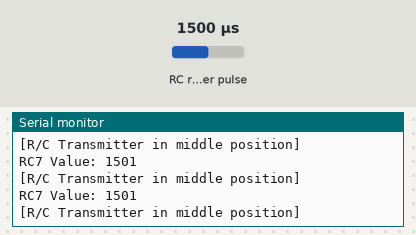
Recording of a sketch running on a simulated Arduino Uno, built with avr-gcc and run on an emulated ATmega328P. Parts: the last lines printed to the serial monitor. Wiring (inferred from the names in the program): RC receiver channel: data pin 4. The inputs (shaded band) are chosen by the test bench; at power-on: RC receiver pulse 1500 µs.

Above: at 1.2 s.
1.3 s: RC receiver pulse (sensor on pin 4) set to 1020 µs
At 2.0 s:
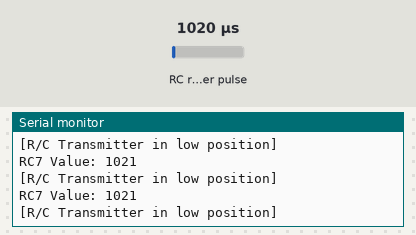
2.8 s: RC receiver pulse (sensor on pin 4) set to 1750 µs
At 3.8 s:
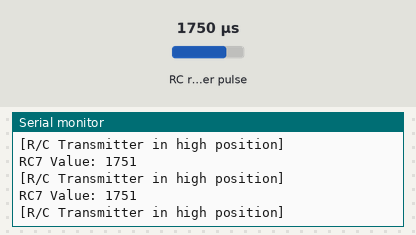
Timing chart, 0 to 5.8 s (numbered marks = the images above; inputs shaded):
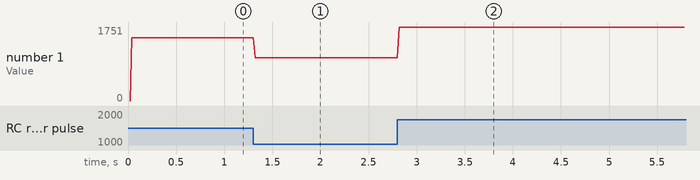

Measured:
- after the input at 1.3 s, the serial monitor: prints a new line at once (image 1)
- after the input at 2.8 s, the serial monitor: prints a new line at once (image 2)
- plotted number 1: 1501 → 1021 after the input at 1.3 s, 1021 → 1751 after the input at 2.8 s

The sketch:

ROSS_RC_Test.ino
```cpp
/*

ROSS R/C Test File

Nick McComb [mccombn@onid.oregonstate.edu]
Written August 2015 [at sea]

Arduino UNO Pin Allocation

D4 - R/C Channel Input
D3 - KILL Relay Output
D2 - START Relay Output


*/

const byte RC_INPUT = 4;
const byte KILL_RELAY = 3;
const byte START_RELAY = 2;

#define DEBUG

void setup(){
  Serial.begin(115200);
  Serial.println("[Begin ROSS R/C Test]");

  pinMode(RC_INPUT, INPUT);
}


void loop(){


  //Method to check RC Signal Length
  short RC7_len;
  RC7_len = pulseIn(RC_INPUT, HIGH, 20500);  //Timeout is 20.5 mS because that's the "frame" of a PWM signal
  Serial.print("RC7 Value: ");
  Serial.println(RC7_len);

  if(!RC7_len){  //RC Transmitter not-on
    Serial.println("## RC Transmitter not on! ##");
  }
  else if (RC7_len < 1300){  //Switch in low position
    Serial.println("[R/C Transmitter in low position]");
  }
  else if (RC7_len > 1300 && RC7_len < 1700){  //Switch in middle position
    Serial.println("[R/C Transmitter in middle position]");
  }
  else if (RC7_len > 1700){ //Switch in high position
    Serial.println("[R/C Transmitter in high position]");
  }


  //delay(100);
}
```
